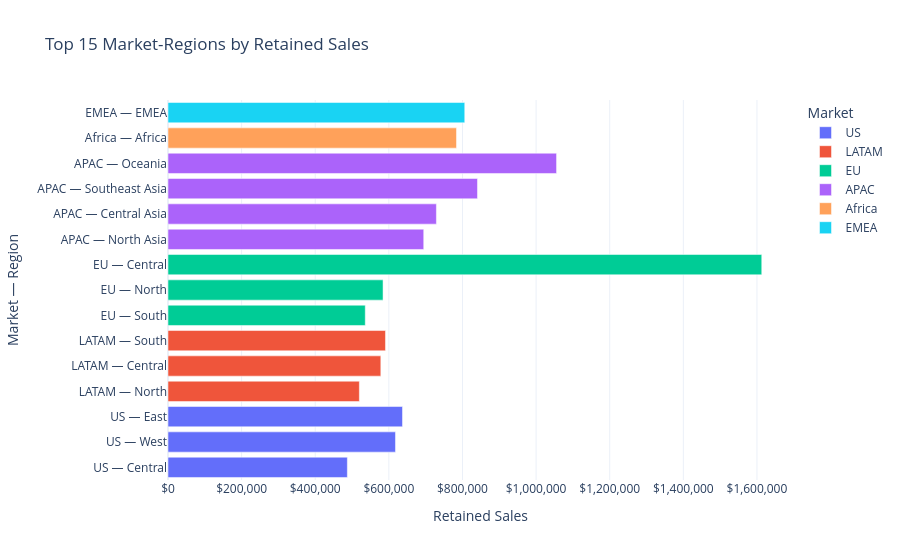

Notebook source saved alongside this figure:
### Code cell
top_regions = (
    region_summary
    .nlargest(15, "total_sales")
    .sort_values("total_sales", ascending=True)
)

fig_region_sales = px.bar(
    top_regions,
    x="total_sales",
    y="market_region",
    orientation="h",
    color="market",
    title="Top 15 Market-Regions by Retained Sales",
    labels={
        "market_region": "Market — Region",
        "total_sales": "Retained Sales",
        "market": "Market",
    },
    hover_data={
        "total_profit": ":$,.2f",
        "profit_margin": ":.1%",
        "total_orders": ":,",
        "units_sold": ":,",
    },
    template="plotly_white",
)

fig_region_sales.update_xaxes(tickprefix="$", tickformat=",")
fig_region_sales.update_layout(margin={"l": 160})
fig_region_sales.show()

### Figure 1 — Plotly figure (JSON) as saved in the notebook; plotly's stock layout.template omitted (floating-point values rounded to 4 significant figures)
{"data": [{"customdata": [[43340.0, 0.08895, 1136.0, 8430.0], [88760.0, 0.1436, 1422.0, 10370.0], [86540.0, 0.1358, 1357.0, 10080.0]], "hovertemplate": "Market=US<br>Retained Sales=%{x}<br>Market — Region=%{y}<br>total_profit=%{customdata[0]:$,.2f}<br>profit_margin=%{customdata[1]:.1%}<br>total_orders=%{customdata[2]:,}<br>units_sold=%{customdata[3]:,}<extra></extra>", "legendgroup": "US", "marker": {"color": "#636efa", "pattern": {"shape": ""}}, "name": "US", "orientation": "h", "showlegend": true, "textposition": "auto", "type": "bar", "x": [487200.0, 618000.0, 637100.0], "xaxis": "x", "y": ["US — Central", "US — West", "US — East"], "yaxis": "y"}, {"customdata": [[86940.0, 0.1672, 1154.0, 8244.0], [55070.0, 0.09525, 1455.0, 10400.0], [28500.0, 0.04823, 1407.0, 10750.0]], "hovertemplate": "Market=LATAM<br>Retained Sales=%{x}<br>Market — Region=%{y}<br>total_profit=%{customdata[0]:$,.2f}<br>profit_margin=%{customdata[1]:.1%}<br>total_orders=%{customdata[2]:,}<br>units_sold=%{customdata[3]:,}<extra></extra>", "legendgroup": "LATAM", "marker": {"color": "#EF553B", "pattern": {"shape": ""}}, "name": "LATAM", "orientation": "h", "showlegend": true, "textposition": "auto", "type": "bar", "x": [519800.0, 578200.0, 590800.0], "xaxis": "x", "y": ["LATAM — North", "LATAM — Central", "LATAM — South"], "yaxis": "y"}, {"customdata": [[54740.0, 0.1021, 934.0, 7079.0], [86970.0, 0.1489, 966.0, 7500.0], [199500.0, 0.1237, 2413.0, 20660.0]], "hovertemplate": "Market=EU<br>Retained Sales=%{x}<br>Market — Region=%{y}<br>total_profit=%{customdata[0]:$,.2f}<br>profit_margin=%{customdata[1]:.1%}<br>total_orders=%{customdata[2]:,}<br>units_sold=%{customdata[3]:,}<extra></extra>", "legendgroup": "EU", "marker": {"color": "#00cc96", "pattern": {"shape": ""}}, "name": "EU", "orientation": "h", "showlegend": true, "textposition": "auto", "type": "bar", "x": [535900.0, 584200.0, 1613000.0], "xaxis": "x", "y": ["EU — South", "EU — North", "EU — Central"], "yaxis": "y"}, {"customdata": [[130300.0, 0.1876, 991.0, 7183.0], [127800.0, 0.1753, 1002.0, 7451.0], [17520.0, 0.02084, 1462.0, 11190.0], [113700.0, 0.1077, 1686.0, 12320.0]], "hovertemplate": "Market=APAC<br>Retained Sales=%{x}<br>Market — Region=%{y}<br>total_profit=%{customdata[0]:$,.2f}<br>profit_margin=%{customdata[1]:.1%}<br>total_orders=%{customdata[2]:,}<br>units_sold=%{customdata[3]:,}<extra></extra>", "legendgroup": "APAC", "marker": {"color": "#ab63fa", "pattern": {"shape": ""}}, "name": "APAC", "orientation": "h", "showlegend": true, "textposition": "auto", "type": "bar", "x": [694700.0, 729100.0, 840700.0, 1056000.0], "xaxis": "x", "y": ["APAC — North Asia", "APAC — Central Asia", "APAC — Southeast Asia", "APAC — Oceania"], "yaxis": "y"}, {"customdata": [[88870.0, 0.1134, 2232.0, 10560.0]], "hovertemplate": "Market=Africa<br>Retained Sales=%{x}<br>Market — Region=%{y}<br>total_profit=%{customdata[0]:$,.2f}<br>profit_margin=%{customdata[1]:.1%}<br>total_orders=%{customdata[2]:,}<br>units_sold=%{customdata[3]:,}<extra></extra>", "legendgroup": "Africa", "marker": {"color": "#FFA15A", "pattern": {"shape": ""}}, "name": "Africa", "orientation": "h", "showlegend": true, "textposition": "auto", "type": "bar", "x": [783800.0], "xaxis": "x", "y": ["Africa — Africa"], "yaxis": "y"}, {"customdata": [[43900.0, 0.05445, 2462.0, 11520.0]], "hovertemplate": "Market=EMEA<br>Retained Sales=%{x}<br>Market — Region=%{y}<br>total_profit=%{customdata[0]:$,.2f}<br>profit_margin=%{customdata[1]:.1%}<br>total_orders=%{customdata[2]:,}<br>units_sold=%{customdata[3]:,}<extra></extra>", "legendgroup": "EMEA", "marker": {"color": "#19d3f3", "pattern": {"shape": ""}}, "name": "EMEA", "orientation": "h", "showlegend": true, "textposition": "auto", "type": "bar", "x": [806200.0], "xaxis": "x", "y": ["EMEA — EMEA"], "yaxis": "y"}], "layout": {"barmode": "relative", "legend": {"title": {"text": "Market"}, "tracegroupgap": 0}, "margin": {"l": 160}, "title": {"text": "Top 15 Market-Regions by Retained Sales"}, "xaxis": {"anchor": "y", "domain": [0, 1], "tickformat": ",", "tickprefix": "$", "title": {"text": "Retained Sales"}}, "yaxis": {"anchor": "x", "domain": [0, 1], "title": {"text": "Market — Region"}}}}
